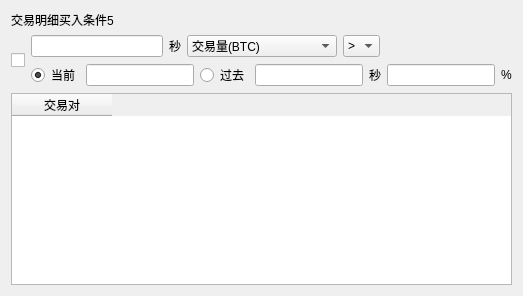
         <widget class="QWidget" name="widget_5" native="true">
          <layout class="QVBoxLayout" name="verticalLayout_14">
           <item>
            <widget class="QLabel" name="label_40">
             <property name="text">
              <string>交易明细买入条件5</string>
             </property>
            </widget>
           </item>
           <item>
            <layout class="QHBoxLayout" name="horizontalLayout_16">
             <item>
              <widget class="QCheckBox" name="cb_buyQuantitative_5">
               <property name="text">
                <string/>
               </property>
              </widget>
             </item>
             <item>
              <layout class="QVBoxLayout" name="verticalLayout_15">
               <item>
                <layout class="QHBoxLayout" name="horizontalLayout_17">
                 <item>
                  <widget class="QLineEdit" name="edt_param_1_5"/>
                 </item>
                 <item>
                  <widget class="QLabel" name="label_18">
                   <property name="text">
                    <string>秒</string>
                   </property>
                  </widget>
                 </item>
                 <item>
                  <widget class="QComboBox" name="cb_quan_type_5">
                   <property name="minimumSize">
                    <size>
                     <width>150</width>
                     <height>0</height>
                    </size>
                   </property>
                   <item>
                    <property name="text">
                     <string>交易量(BTC)</string>
                    </property>
                   </item>
                   <item>
                    <property name="text">
                     <string>交易次数</string>
                    </property>
                   </item>
                  </widget>
                 </item>
                 <item>
                  <widget class="QComboBox" name="cb_param_2_5">
                   <item>
                    <property name="text">
                     <string>&gt;</string>
                    </property>
                   </item>
                   <item>
                    <property name="text">
                     <string>&lt;</string>
                    </property>
                   </item>
                  </widget>
                 </item>
                 <item>
                  <spacer name="horizontalSpacer_5">
                   <property name="orientation">
                    <enum>Qt::Horizontal</enum>
                   </property>
                   <property name="sizeHint" stdset="0">
                    <size>
                     <width>40</width>
                     <height>20</height>
                    </size>
                   </property>
                  </spacer>
                 </item>
                </layout>
               </item>
               <item>
                <layout class="QHBoxLayout" name="horizontalLayout_18">
                 <item>
                  <widget class="QRadioButton" name="radio_param_31_5">
                   <property name="text">
                    <string>当前</string>
                   </property>
                   <property name="checked">
                    <bool>true</bool>
                   </property>
                  </widget>
                 </item>
                 <item>
                  <widget class="QLineEdit" name="edt_Param_41_5"/>
                 </item>
                 <item>
                  <widget class="QRadioButton" name="radio_param_32_5">
                   <property name="text">
                    <string>过去</string>
                   </property>
                  </widget>
                 </item>
                 <item>
                  <widget class="QLineEdit" name="edt_Param_42_5"/>
                 </item>
                 <item>
                  <widget class="QLabel" name="label_19">
                   <property name="text">
                    <string>秒</string>
                   </property>
                  </widget>
                 </item>
                 <item>
                  <widget class="QLineEdit" name="edt_Param_5_5"/>
                 </item>
                 <item>
                  <widget class="QLabel" name="label_20">
                   <property name="text">
                    <string>%</string>
                   </property>
                  </widget>
                 </item>
                </layout>
               </item>
              </layout>
             </item>
            </layout>
           </item>
           <item>
            <widget class="QTableWidget" name="tab_buyQuantitative_5">
             <property name="sortingEnabled">
              <bool>true</bool>
             </property>
             <column>
              <property name="text">
               <string>交易对</string>
              </property>
             </column>
            </widget>
           </item>
          </layout>
         </widget>
